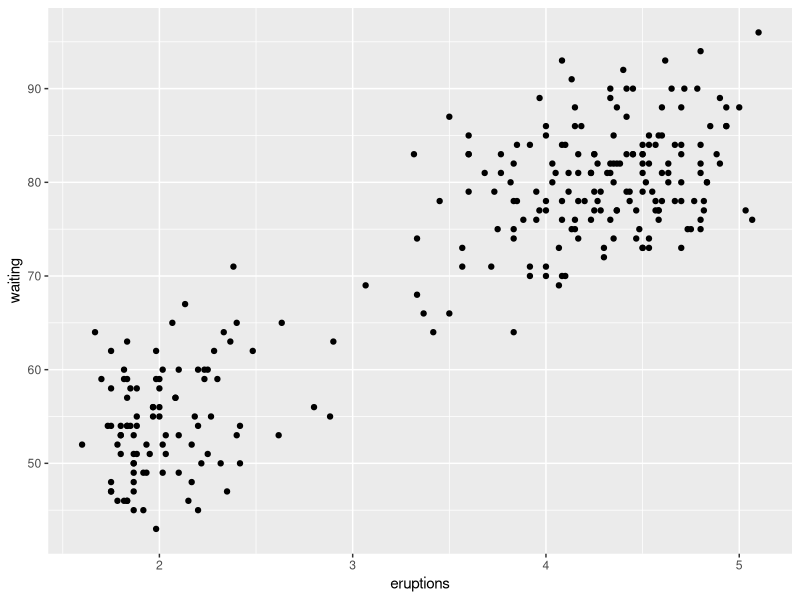
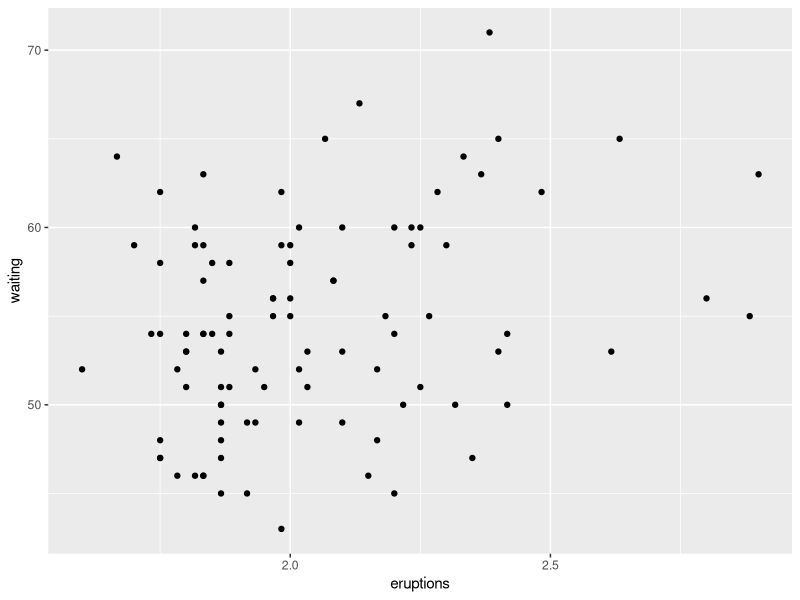
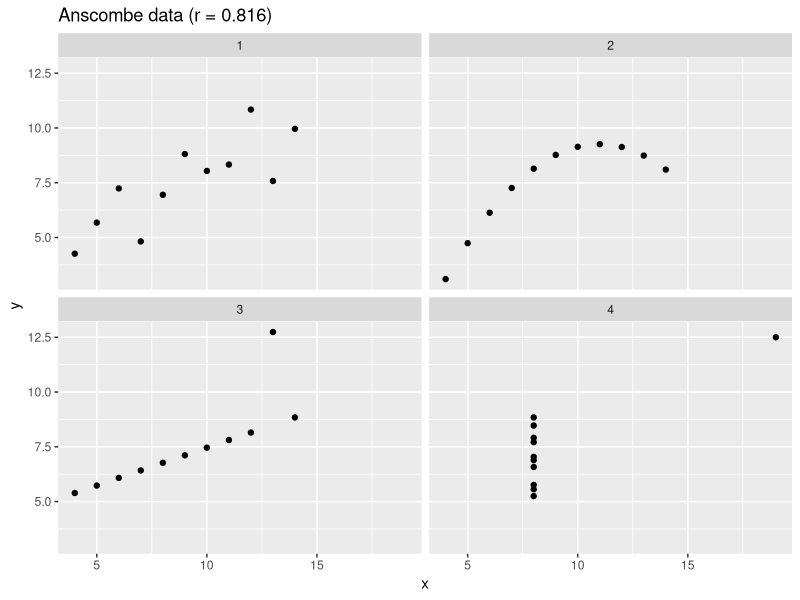
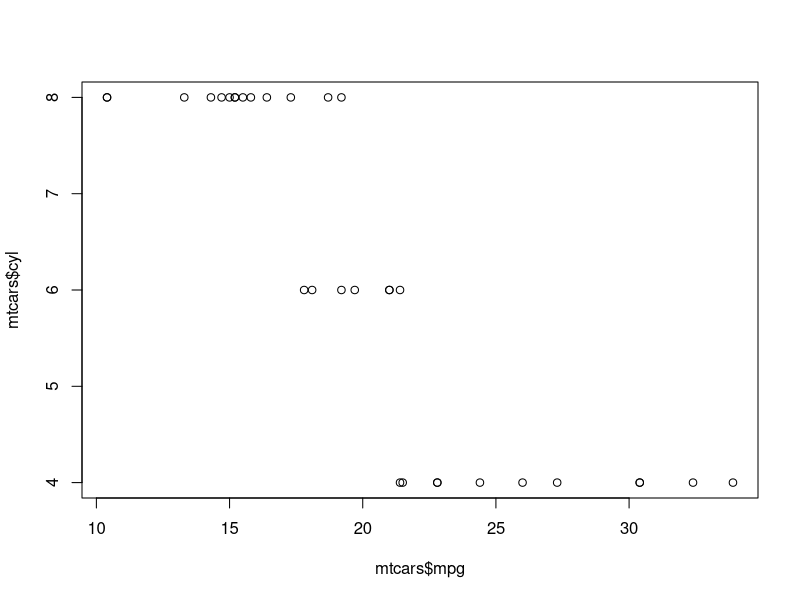
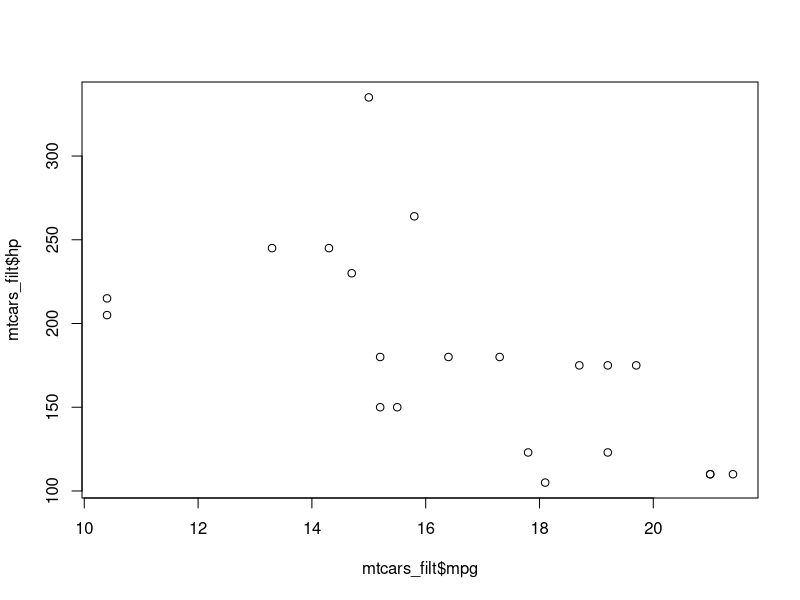
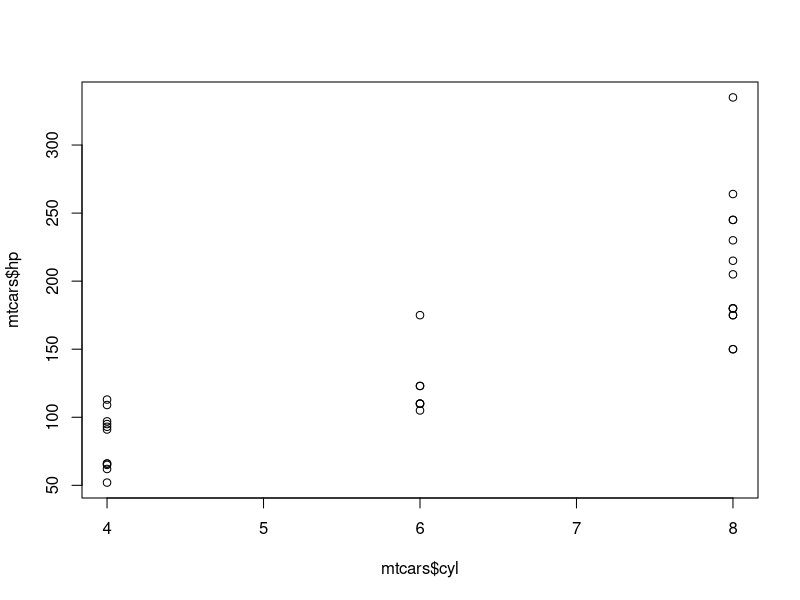

Recreate these plots in R, in order.
## ---- chunk 1
knitr::opts_chunk$set(echo = TRUE)
library(tidyverse)
## ---- chunk 2
cor(iris$Sepal.Length, iris$Sepal.Width)

cor(iris$Petal.Length, iris$Sepal.Length, use = 'pairwise.complete') # Set use to 'pairwise.complete' when the data has NA values.
## ---- chunk 3
cor.test(x = iris$Petal.Length, y = iris$Sepal.Length)
## ---- chunk 4
ggplot(data = faithful, aes(x = eruptions, y = waiting))+
  geom_point()

cor(faithful$eruptions, faithful$waiting)

## ---- chunk 5
cor.test(faithful$eruptions, faithful$waiting)
## ---- chunk 6
faithful_filt <- faithful %>%
  filter(eruptions < 3)

ggplot(data = faithful_filt, aes(x = eruptions, y = waiting))+
  geom_point()

cor.test(faithful_filt$eruptions, faithful_filt$waiting)
## ---- chunk 7
anscombe_tidy <- anscombe %>%
    mutate(observation = seq_len(n())) %>%
    gather(key, value, -observation) %>%
    separate(key, c("variable", "set"), 1, convert = TRUE) %>%
    spread(variable, value)

ggplot(data = anscombe_tidy, aes(x = x, y = y)) +
  geom_point() +
  facet_wrap(~set) +
  ggtitle(label = "Anscombe data (r = 0.816)")
## ---- chunk 8
cor(x = anscombe$x1, y = anscombe$y1, method = "spearman")

cor(x = anscombe$x2, y = anscombe$y2, method = "spearman")

cor(x = anscombe$x3, y = anscombe$y3, method = "spearman")

cor(x = anscombe$x4, y = anscombe$y4, method = "spearman")
## ---- chunk 9
plot(mtcars$mpg, mtcars$cyl)
## ---- chunk 10
mtcars_filt <- mtcars %>%
  filter(cyl >= 6)

plot(mtcars_filt$mpg, mtcars_filt$hp)
## ---- chunk 11
plot(mtcars$cyl, mtcars$hp)
## ---- chunk 12

